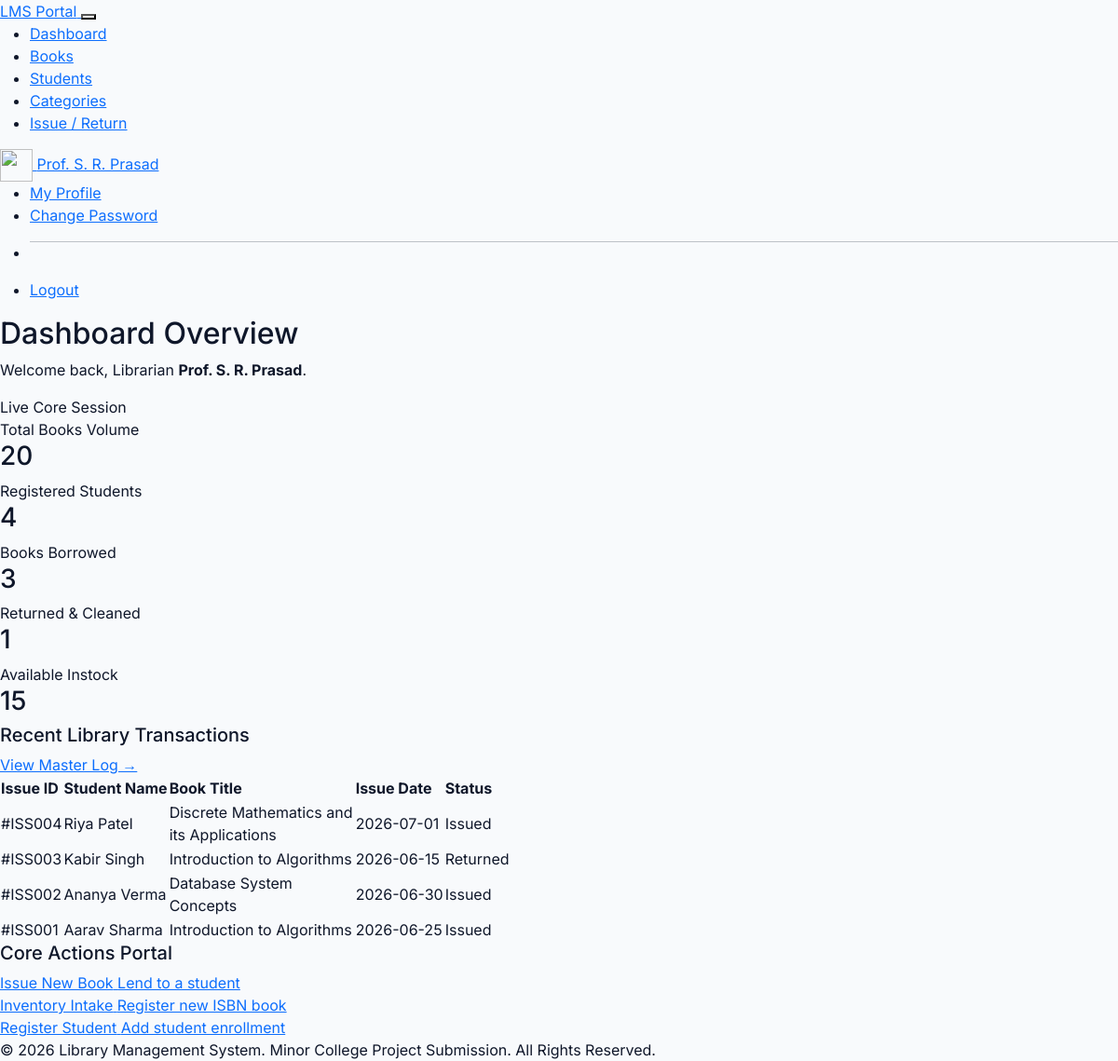
/dashboard.php (signed in), run on the app's committed database.
### tables this page shows
CREATE TABLE `issued_books` (
  `id` INT(11) NOT NULL AUTO_INCREMENT,
  `student_id` VARCHAR(20) NOT NULL,
  `book_id` VARCHAR(20) NOT NULL,
  `issue_date` DATE NOT NULL,
  `return_date` DATE NOT NULL,
  `status` VARCHAR(20) NOT NULL DEFAULT 'Issued',
  PRIMARY KEY (`id`),
  KEY `fk_issued_student_idx` (`student_id`),
  KEY `fk_issued_book_idx` (`book_id`),
  CONSTRAINT `fk_issued_book` FOREIGN KEY (`book_id`) REFERENCES `books` (`id`) ON DELETE CASCADE ON UPDATE CASCADE,
  CONSTRAINT `fk_issued_student` FOREIGN KEY (`student_id`) REFERENCES `students` (`id`) ON DELETE CASCADE ON UPDATE CASCADE
);

CREATE TABLE `students` (
  `id` VARCHAR(20) NOT NULL,
  `name` VARCHAR(150) NOT NULL,
  `enrollment_no` VARCHAR(50) NOT NULL UNIQUE,
  `course` VARCHAR(50) NOT NULL,
  `semester` VARCHAR(10) NOT NULL,
  `email` VARCHAR(100) NOT NULL UNIQUE,
  `phone` VARCHAR(20) NOT NULL,
  `address` TEXT DEFAULT NULL,
  PRIMARY KEY (`id`)
);

CREATE TABLE `books` (
  `id` VARCHAR(20) NOT NULL,
  `name` VARCHAR(255) NOT NULL,
  `author` VARCHAR(150) NOT NULL,
  `category_id` INT(11) DEFAULT NULL,
  `publisher` VARCHAR(150) NOT NULL,
  `isbn` VARCHAR(50) NOT NULL UNIQUE,
  `quantity` INT(11) NOT NULL DEFAULT 1,
  `available_copies` INT(11) NOT NULL DEFAULT 1,
  `shelf_number` VARCHAR(50) NOT NULL,
  `status` VARCHAR(20) NOT NULL DEFAULT 'Available',
  PRIMARY KEY (`id`),
  KEY `fk_books_category_idx` (`category_id`),
  CONSTRAINT `fk_books_category` FOREIGN KEY (`category_id`) REFERENCES `categories` (`id`) ON DELETE SET NULL ON UPDATE CASCADE
);

### dashboard.php (the view, shortened to what this page needs)
<?php
require_once 'includes/header.php';
require_once 'includes/navbar.php';
require_once 'config/db.php';
$total_books_query = $conn->query("SELECT SUM(quantity) AS count FROM books");
$total_books = $total_books_query->fetch()['count'] ?? 0;
$total_students_query = $conn->query("SELECT COUNT(*) AS count FROM students");
$total_students = $total_students_query->fetch()['count'] ?? 0;
$issued_query = $conn->query("SELECT COUNT(*) AS count FROM issued_books WHERE status = 'Issued'");
$issued_books = $issued_query->fetch()['count'] ?? 0;
$returned_query = $conn->query("SELECT COUNT(*) AS count FROM issued_books WHERE status = 'Returned'");
$returned_books = $returned_query->fetch()['count'] ?? 0;
$available_query = $conn->query("SELECT SUM(available_copies) AS count FROM books");
$available_copies = $available_query->fetch()['count'] ?? 0;
$recent_stmt = $conn->query("
    SELECT ib.*, s.name AS student_name, b.name AS book_title
    FROM issued_books ib
    JOIN students s ON ib.student_id = s.id
    JOIN books b ON ib.book_id = b.id
    ORDER BY ib.id DESC LIMIT 5
");
$recent_issues = $recent_stmt->fetchAll();
?>
<div className="container py-5">
    <div className="d-flex justify-content-between align-items-center mb-4">
        <div>
            <h2 className="fw-black text-slate-900 mb-0">Dashboard Overview</h2>
            <p className="text-muted small">Welcome back, Librarian <strong><?php echo htmlspecialchars($_SESSION['admin_name']); ?></strong>.</p>
        </div>
        <div className="text-muted small"><i className="bi bi-clock me-1 text-primary"></i> Live Core Session</div>
    </div>
    <div className="row g-4 mb-5">
        <div className="col-12 col-md-6 col-lg-4">
            <div className="card border-0 shadow-sm h-100 card-stats bg-white">
                <div className="card-body d-flex align-items-center p-4">
                    <div>
                        <span className="text-muted small fw-semibold text-uppercase tracking-wider">Total Books Volume</span>
                        <h3 className="fw-black text-slate-900 mb-0 mt-1"><?php echo $total_books; ?></h3>
                    </div>
                </div>
            </div>
        </div>
        <div className="col-12 col-md-6 col-lg-4">
            <div className="card border-0 shadow-sm h-100 card-stats bg-white">
                <div className="card-body d-flex align-items-center p-4">
                    <div>
                        <span className="text-muted small fw-semibold text-uppercase tracking-wider">Registered Students</span>
                        <h3 className="fw-black text-slate-900 mb-0 mt-1"><?php echo $total_students; ?></h3>
                    </div>
                </div>
            </div>
        </div>
        <div className="col-12 col-md-6 col-lg-4">
            <div className="card border-0 shadow-sm h-100 card-stats bg-white">
                <div className="card-body d-flex align-items-center p-4">
                    <div>
                        <span className="text-muted small fw-semibold text-uppercase tracking-wider">Books Borrowed</span>
                        <h3 className="fw-black text-slate-900 mb-0 mt-1"><?php echo $issued_books; ?></h3>
                    </div>
                </div>
            </div>
        </div>
        <div className="col-12 col-md-6 col-lg-4">
            <div className="card border-0 shadow-sm h-100 card-stats bg-white">
                <div className="card-body d-flex align-items-center p-4">
                    <div>
                        <span className="text-muted small fw-semibold text-uppercase tracking-wider">Returned & Cleaned</span>
                        <h3 className="fw-black text-slate-900 mb-0 mt-1"><?php echo $returned_books; ?></h3>
                    </div>
                </div>
            </div>
        </div>
        <div className="col-12 col-md-6 col-lg-4">
            <div className="card border-0 shadow-sm h-100 card-stats bg-white">
                <div className="card-body d-flex align-items-center p-4">
                    <div>
                        <span className="text-muted small fw-semibold text-uppercase tracking-wider">Available Instock</span>
                        <h3 className="fw-black text-slate-900 mb-0 mt-1 text-success"><?php echo $available_copies; ?></h3>
                    </div>
                </div>
            </div>
        </div>
    </div>
    <div className="row g-4">
        <div className="col-12 col-lg-8">
            <div className="card border-0 shadow-sm rounded-4 bg-white p-4">
                <div className="d-flex justify-content-between align-items-center mb-4">
                    <h5 className="fw-bold mb-0">Recent Library Transactions</h5>
                    <a href="issue/index.php" className="text-decoration-none small text-primary fw-semibold">View Master Log &rarr;</a>
                </div>
                <div className="table-responsive">
                    <table className="table align-middle table-hover text-xs mb-0">
                        <thead className="table-light">
                            <tr>
                                <th className="py-3 px-3">Issue ID</th>
                                <th className="py-3 px-3">Student Name</th>
                                <th className="py-3 px-3">Book Title</th>
                                <th className="py-3 px-3">Issue Date</th>
                                <th className="py-3 px-3">Status</th>
                            </tr>
                        </thead>
                        <tbody>
                            <?php foreach ($recent_issues as $issue): ?>
                                <tr>
                                    <td className="py-3 px-3 font-mono text-muted">#ISS00<?php echo $issue['id']; ?></td>
                                    <td className="py-3 px-3 fw-bold"><?php echo htmlspecialchars($issue['student_name']); ?></td>
                                    <td className="py-3 px-3 text-truncate" style="max-width: 200px;"><?php echo htmlspecialchars($issue['book_title']); ?></td>
                                    <td className="py-3 px-3 text-muted"><?php echo $issue['issue_date']; ?></td>
                                    <td className="py-3 px-3">
                                        <span className="badge rounded-pill <?php echo $issue['status'] === 'Issued' ? 'bg-warning-subtle text-warning' : 'bg-success-subtle text-success'; ?> px-3 py-2 small">
                                            <?php echo $issue['status']; ?>
                                        </span>
                                    </td>
                                </tr>
                            <?php endforeach; ?>
                        </tbody>
                    </table>
                </div>
            </div>
        </div>
        <div className="col-12 col-lg-4">
            <div className="card border-0 shadow-sm rounded-4 bg-white p-4 h-100">
                <h5 className="fw-bold mb-4">Core Actions Portal</h5>
                <div className="d-grid gap-3">
                    <a href="issue/add.php" className="btn btn-light border-0 d-flex align-items-center justify-content-between p-3 rounded-3 text-start hover-shadow transition text-decoration-none">
                        <div>
                            <span className="fw-bold text-dark d-block text-xs">Issue New Book</span>
                            <span className="text-muted text-[11px]">Lend to a student</span>
                        </div>
                    </a>
                    <a href="books/add.php" className="btn btn-light border-0 d-flex align-items-center justify-content-between p-3 rounded-3 text-start hover-shadow transition text-decoration-none">
                        <div>
                            <span className="fw-bold text-dark d-block text-xs">Inventory Intake</span>
                            <span className="text-muted text-[11px]">Register new ISBN book</span>
                        </div>
                    </a>
                    <a href="students/add.php" className="btn btn-light border-0 d-flex align-items-center justify-content-between p-3 rounded-3 text-start hover-shadow transition text-decoration-none">
                        <div>
                            <span className="fw-bold text-dark d-block text-xs">Register Student</span>
                            <span className="text-muted text-[11px]">Add student enrollment</span>
                        </div>
                    </a>
                </div>
            </div>
        </div>
    </div>
</div>
<?php require_once 'includes/footer.php'; ?>

### includes/header.php (shortened to what this page needs)
<!DOCTYPE html>
<html lang="en">
<head>
    <link href="https://cdn.jsdelivr.net/npm/bootstrap@5.3.2/dist/css/bootstrap.min.css" rel="stylesheet">
    <link href="https://cdn.jsdelivr.net/npm/bootstrap-icons@1.11.2/font/bootstrap-icons.css" rel="stylesheet">
</head>
<body>

### includes/navbar.php (shortened to what this page needs)
<?php
$base = isset($base_path) ? $base_path : '';
?>
<nav className="navbar navbar-expand-lg navbar-dark bg-dark shadow-sm py-3 no-print">
    <div className="container">
        <a className="navbar-brand d-flex align-items-center gap-2 text-white" href="<?php echo $base; ?>dashboard.php">
            <span className="fw-bold">LMS Portal</span>
        </a>
        <button className="navbar-toggler" type="button" data-bs-toggle="collapse" data-bs-target="#mainNavbar">
        </button>
        <div className="collapse navbar-collapse" id="mainNavbar">
            <ul className="navbar-nav me-auto mb-2 mb-lg-0">
                <li className="nav-item">
                    <a className="nav-link px-3" href="<?php echo $base; ?>dashboard.php">
                        <i className="bi bi-speedometer2 me-1"></i> Dashboard
                    </a>
                </li>
                <li className="nav-item">
                    <a className="nav-link px-3" href="<?php echo $base; ?>books/index.php">
                        <i className="bi bi-book me-1"></i> Books
                    </a>
                </li>
                <li className="nav-item">
                    <a className="nav-link px-3" href="<?php echo $base; ?>students/index.php">
                        <i className="bi bi-people me-1"></i> Students
                    </a>
                </li>
                <li className="nav-item">
                    <a className="nav-link px-3" href="<?php echo $base; ?>categories/index.php">
                        <i className="bi bi-tags me-1"></i> Categories
                    </a>
                </li>
                <li className="nav-item">
                    <a className="nav-link px-3" href="<?php echo $base; ?>issue/index.php">
                        <i className="bi bi-arrow-left-right me-1"></i> Issue / Return
                    </a>
                </li>
            </ul>
            <div className="d-flex align-items-center gap-3">
                <div className="dropdown">
                    <a className="d-flex align-items-center gap-2 text-decoration-none dropdown-toggle text-white-50" href="#" role="button" data-bs-toggle="dropdown">
                        <img src="<?php echo isset($_SESSION['admin_photo']) && $_SESSION['admin_photo'] ? $_SESSION['admin_photo'] : 'https://images.unsplash.com/photo-1507003211169-0a1dd7228f2d?auto=format&fit=crop&q=80&w=200'; ?>" className="rounded-circle border border-secondary" width="35" height="35" style="object-fit: cover;">
                        <span className="small text-white"><?php echo htmlspecialchars($_SESSION['admin_name'] ?? 'Admin'); ?></span>
                    </a>
                    <ul className="dropdown-menu dropdown-menu-end shadow border-0 mt-2">
                        <li><a className="dropdown-item py-2" href="<?php echo $base; ?>profile.php"><i className="bi bi-person me-2 text-muted"></i> My Profile</a></li>
                        <li><a className="dropdown-item py-2" href="<?php echo $base; ?>change_password.php"><i className="bi bi-key me-2 text-muted"></i> Change Password</a></li>
                        <li><hr className="dropdown-divider"></li>
                        <li><a className="dropdown-item py-2 text-rose-600" href="<?php echo $base; ?>logout.php"><i className="bi bi-box-arrow-right me-2"></i> Logout</a></li>
                    </ul>
                </div>
            </div>
        </div>
    </div>
</nav>

### includes/footer.php (shortened to what this page needs)
<footer className="footer mt-auto py-4 bg-white border-t border-slate-200 text-center text-muted text-xs no-print">
    <div className="container">
        <span>&copy; <?php echo date('Y'); ?> Library Management System. Minor College Project Submission. All Rights Reserved.</span>
    </div>
</footer>
</body>
</html>

### includes/header.php (style rules this page uses)
:root { --brand-blue: #2563eb; --brand-blue-dark: #1e40af; --brand-light: #f8fafc; --brand-gray: #e2e8f0; }
body { font-family: 'Inter', sans-serif; background-color: var(--brand-light); color: #0f172a; }

### data on the page
issued_books: id "4", student.name "Riya Patel", book.name "Discrete Mathematics and its Applications", issue_date "2026-07-01", status "Issued"
issued_books: id "3", student.name "Kabir Singh", book.name "Introduction to Algorithms", issue_date "2026-06-15", status "Returned"
issued_books: id "2", student.name "Ananya Verma", book.name "Database System Concepts", issue_date "2026-06-30", status "Issued"
issued_books: id "1", student.name "Aarav Sharma", book.name "Introduction to Algorithms", issue_date "2026-06-25", status "Issued"

### other printed values
$_SESSION['admin_name'] "Prof. S. R. Prasad"
$total_books "20"
$total_students "4"
$issued_books "3"
$returned_books "1"
$available_copies "15"
